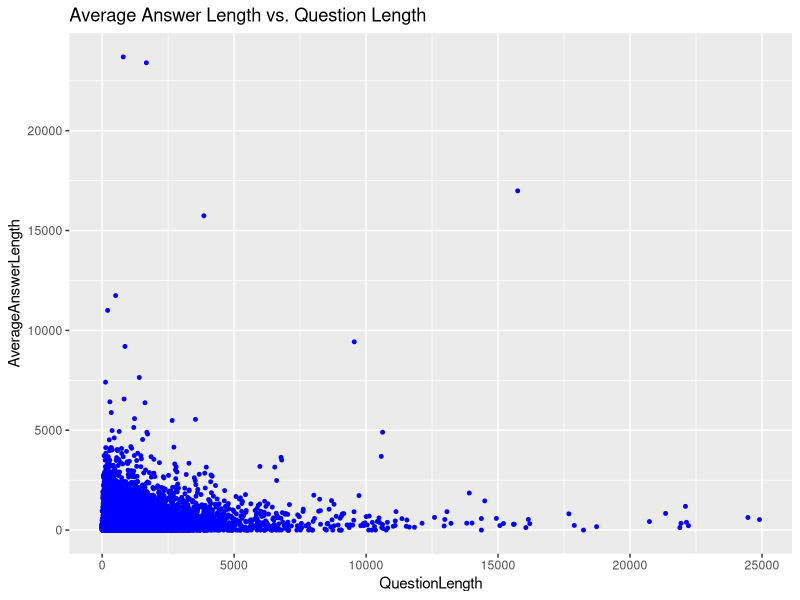

Write R code to recreate this figure.
setwd("~/Dropbox/education/Udacity/CS/udacity-intro-hadoop-mapreduce")

average.length <- read.table("results/average_length.tsv", sep="\t")
colnames(average.length) <- c("QuestionNodeID", "QuestionLength", "AverageAnswerLength")

library(ggplot2)
scatterplot <- ggplot(average.length, aes(x = QuestionLength, y = AverageAnswerLength))
answer.question.plot <- scatterplot + geom_point(colour = "blue", size = 1) + ggtitle("Average Answer Length vs. Question Length")

pdf("plots/AverageLength.pdf")

print(answer.question.plot)

dev.off()
